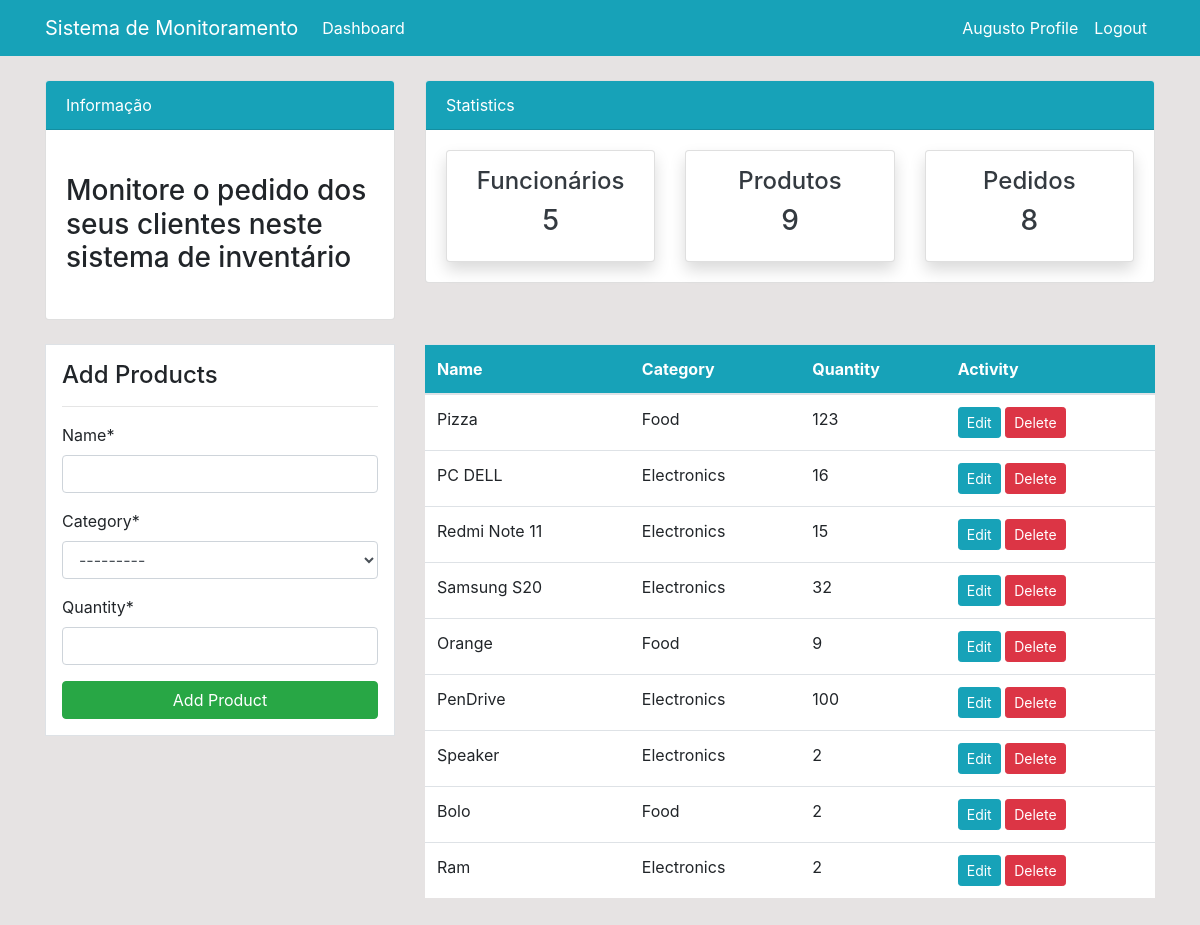
The page /product/ (signed in) on the database as committed earlier.
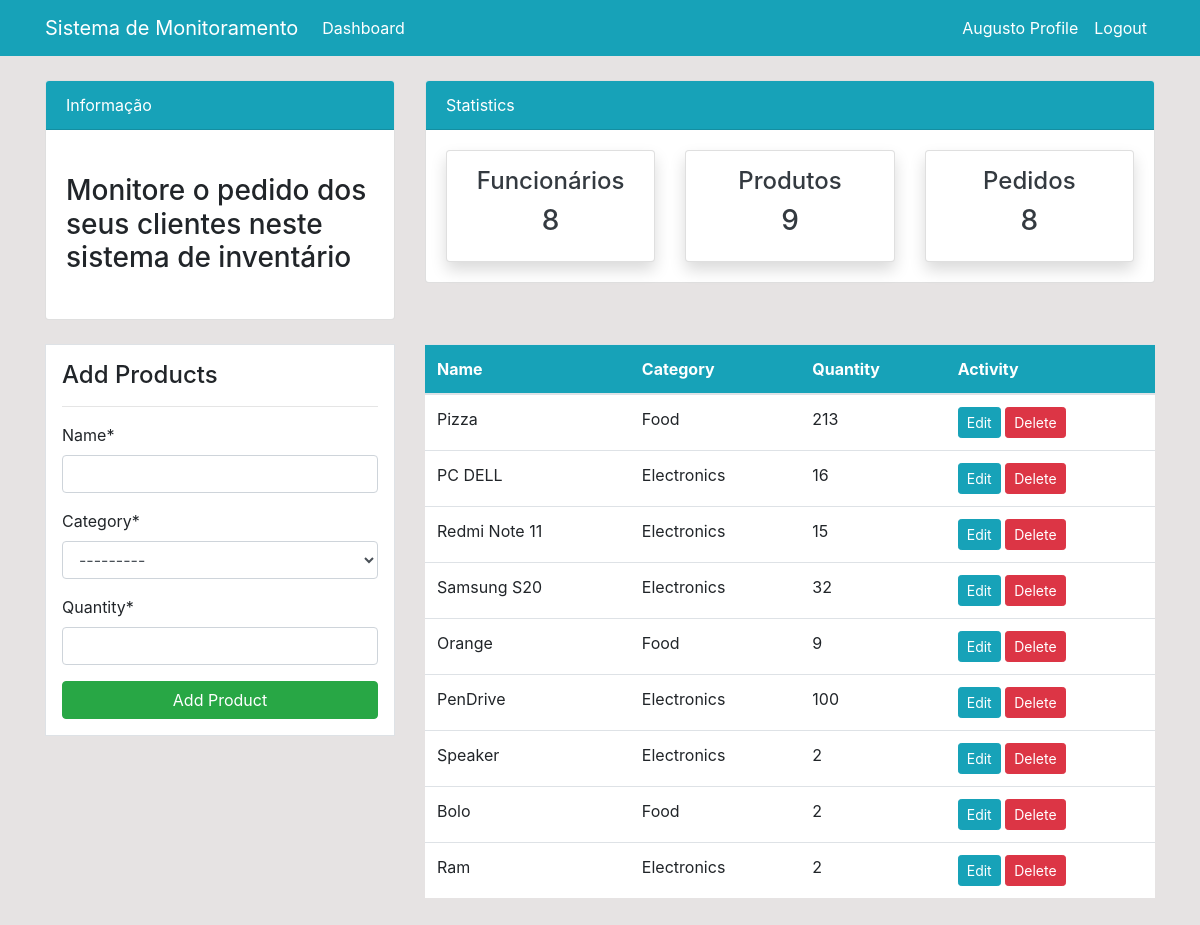
The same page on the database as committed later.
### dashboard/models.py (models this page shows, shortened)
class Product(models.Model):
    name = models.CharField(max_length=100)
    category = models.CharField(max_length=20, choices=CATEGORY, null=True)
    quantity = models.PositiveIntegerField(null=True)
    class Meta:
        verbose_name_plural = 'Product'

### dashboard/views.py (the view)
# urls.py: path('product/', views.product, name='dashboard-product'),
@login_required
def product(request):
    items = Product.objects.all() # Usando ORDM
    products_count = items.count()
    workers_count = User.objects.all().count()
    orders_count = Order.objects.all().count()
    if request.method == 'POST':
        form = ProductForm(request.POST)
        if form.is_valid():
            form.save()
            product_name = form.cleaned_data.get('name')
            messages.success(request, f'{product_name} foi adicionado')
            return redirect('dashboard-product')
    else:
        form = ProductForm()
    context={
        'items': items,
        'form': form,
        'workers_count': workers_count,
        'products_count': products_count,
        'orders_count': orders_count,
    }
    return render(request, 'dashboard/product.html', context)

### dashboard/forms.py
class ProductForm(forms.ModelForm):
    class Meta:
        model = Product
        fields = ['name', 'category', 'quantity']

### templates/dashboard/product.html (shortened to what this page needs)
{% extends 'partials/base.html' %}
{% load crispy_forms_tags %}
{% block content %}
{% include 'partials/topnav.html' %}
<div class="container">
    <div class="row my-4">
        <div class="col-md-4">
            <div class="border bg-white p-3">
                <h4>Add Products</h4>
                <hr>
                <form method="POST">
                    {{ form|crispy }}
                    <input class="btn btn-success btn-block" type="submit" value="Add Product">
                </form>
            </div>
        </div>
        <div class="col-md-8">
            <table class="table bg-white">
                <thead class="bg-info">
                    <tr class="text-white">
                        <th scope="col">Name</th>
                        <th scope="col">Category</th>
                        <th scope="col">Quantity</th>
                        <th scope="col">Activity</th>
                    </tr>
                </thead>
                <tbody>
                    {% for item in items %}
                    <tr>
                        <td>{{ item.name }}</td>
                        <td>{{ item.category }}</td>
                        <td>{{ item.quantity }}</td>
                        <td>
                            <a class="btn btn-info btn-sm" href="{% url 'dashboard-product-update' item.id %}">Edit</a>
                            <a class="btn btn-danger btn-sm" href="{% url 'dashboard-product-delete' item.id %}">Delete</a>
                        </td>
                    </tr>
                    {% endfor %}
                </tbody>
            </table>
        </div>
    </div>
</div>
{% endblock %}

Rows that differ between the two databases and show on the page:
changed Product "Pizza": quantity "123" → "213"
Other text that changed with them:
{{ workers_count }}: "5" → "8"
